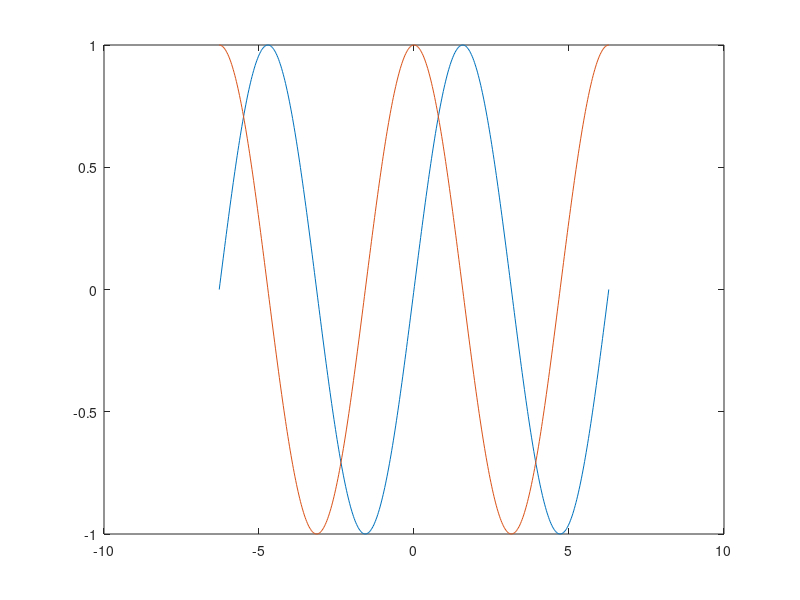

The MATLAB source for this figure:
clear

% set limits and resolution
x1 = -2 * pi;
x2 = 2 * pi;
res = 500;

% create x-axis values
x = linspace(x1, x2, res);

% y-axis values
y1 = sin(x);
y2 = cos(x);

% plot world domination ha ha ha
plot(x, y1, x, y2)

